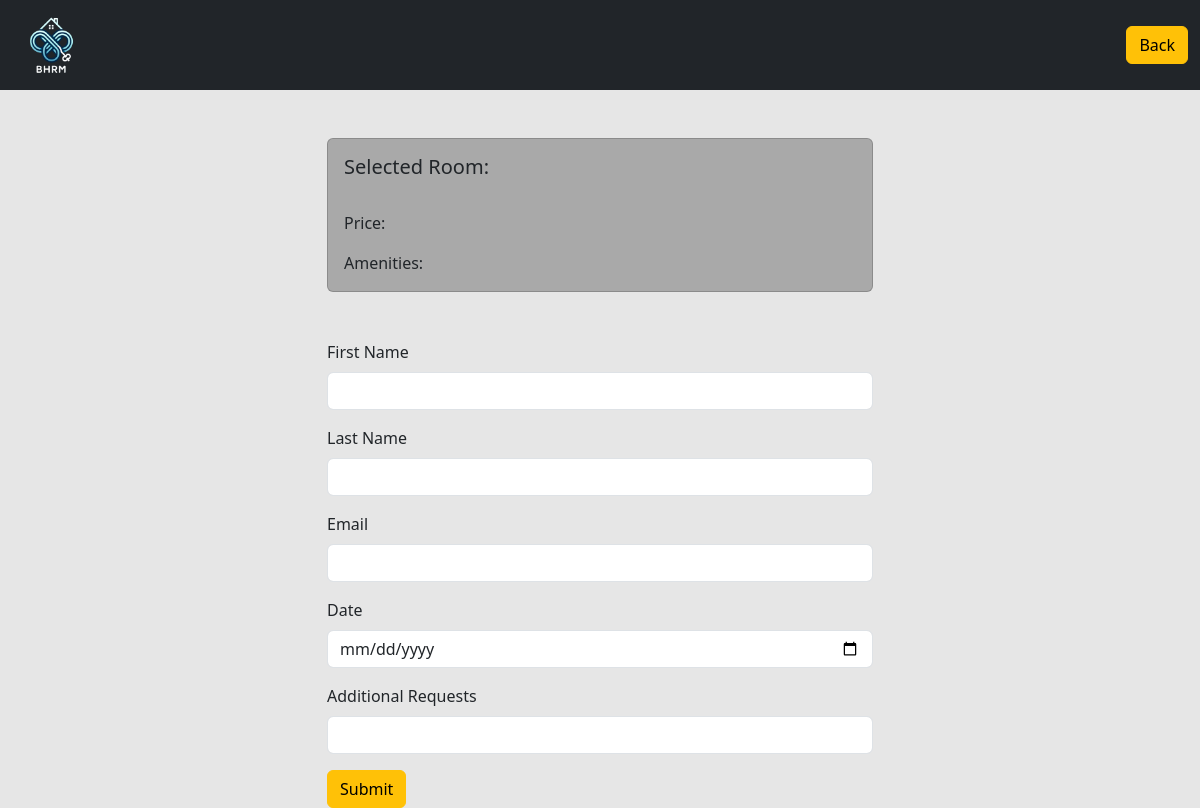
Page /book-in.php (signed in) on the earlier database version.
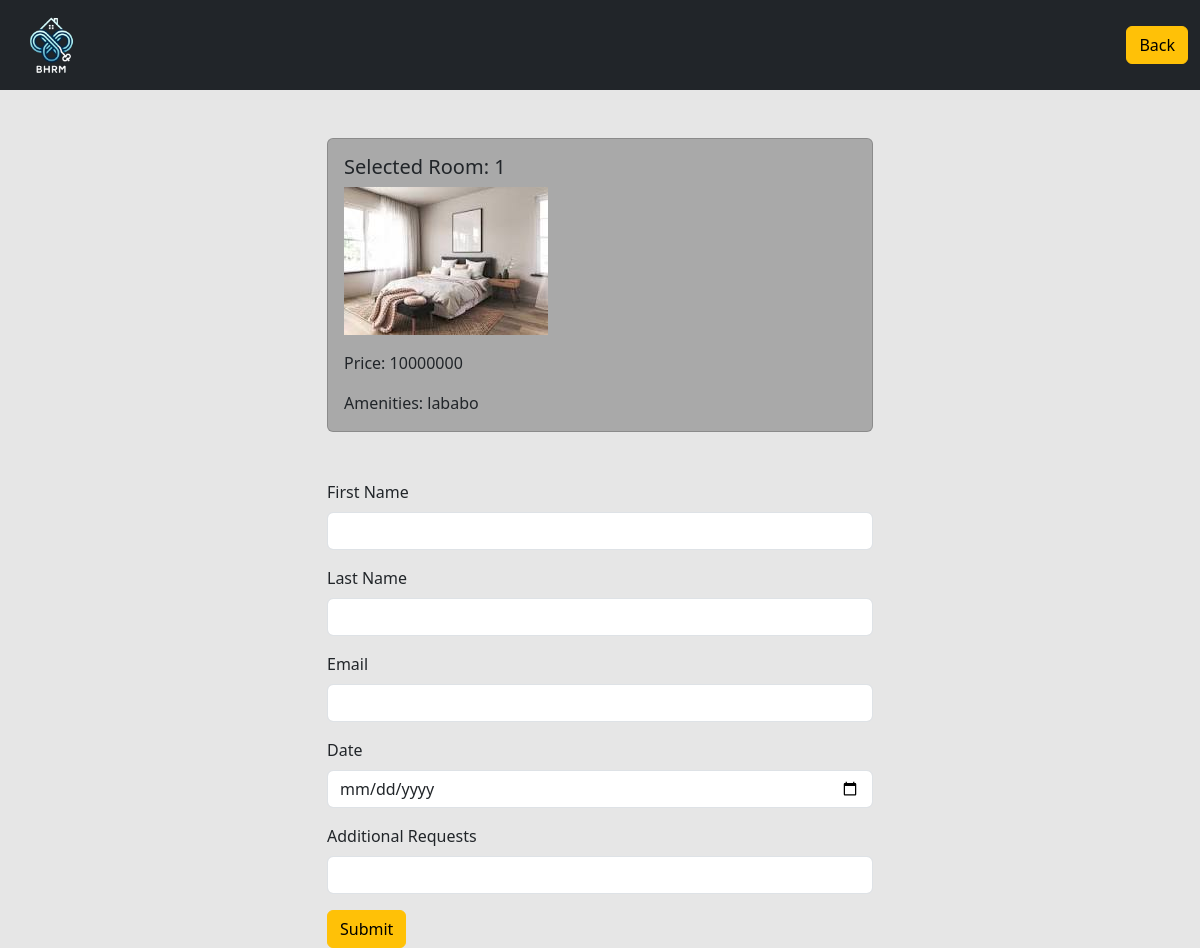
Same page on the later database version.
### tables this page shows
CREATE TABLE `rooms` (
  `id` int(11) NOT NULL,
  `room-no` int(255) NOT NULL,
  `room_type` varchar(255) NOT NULL,
  `amenities` varchar(255) NOT NULL,
  `price` int(255) NOT NULL,
  `image` varchar(255) NOT NULL,
  `status` varchar(255) NOT NULL,
  `hname` varchar(255) NOT NULL
);

### book-in.php (the view, shortened to what this page needs)
<?php
require 'php/connection.php';
if(!empty($_SESSION["uname"]) && !empty($_SESSION["role"])){
        $hname = $_SESSION['hname'];
        $query = "select * from rooms where hname = '$hname'";
        $result = mysqli_query($conn, $query);
        $fetch = mysqli_fetch_assoc($result);
}else{
    header('location: index.php');
}
?>
<!DOCTYPE html>
<html lang="en">
<head>
    <link href="https://cdn.jsdelivr.net/npm/bootstrap@5.3.2/dist/css/bootstrap.min.css" rel="stylesheet">
</head>
<body>
<section class="section1">
    <nav class="navbar navbar-expand-lg navbar-dark bg-dark py-0">
        <div class="container-fluid">
            <a class="navbar-brand" href="#">
                <img src="images/logo.png" width="80" height="80" alt="">
            </a>
            <a class="btn btn-warning" href="boardinghouse.php?hname=<?php echo $_SESSION['hname'];?>">Back</a>
        </div>
    </nav>
    <div class="container mt-5">
    <div class="row justify-content-center">
    <div class="col-md-6">
        <div class="card" style="background-color: #a9a9a9;">
            <div class="card-body">
                <h5 class="card-title">Selected Room: <?php echo $fetch['room-no']; ?></h5>
                <img src="<?php echo $fetch['image'];?>" class="img-fluid mb-3" alt="">
                <p class="card-text">Price: <?php echo $fetch['price']?></p>
                <p class="card-text">Amenities: <?php echo $fetch['amenities']?></p>
            </div>
        </div>
    </div>
</div>
<div class="row justify-content-center mt-5">
    <div class="col-md-6">
        <form method="post">
            <div class="mb-3" >
                <label for="fname" class="form-label">First Name</label>
                <input type="text" class="form-control" id="fname" name="fname">
            </div>
            <div class="mb-3">
                <label for="lname" class="form-label">Last Name</label>
                <input type="text" class="form-control" id="lname" name="lname">
            </div>
            <div class="mb-3">
                <label for="email" class="form-label">Email</label>
                <input type="email" class="form-control" id="email" name="email">
            </div>
            <div class="mb-3">
                <label for="datein" class="form-label">Date</label>
                <input type="date" class="form-control" id="datein" name="datein">
            </div>
            <div class="mb-3">
                <label for="addons" class="form-label">Additional Requests</label>
                <input type="text" class="form-control" id="addons" name="addons">
            </div>
            <button type="submit" class="btn btn-warning" name="submit">Submit</button>
        </form>
    </div>
</div>
    </div>
</section>
</body>
</html>

Differences in the rows shown:
now on this page (row edited): rooms: value "1", image (picture), price "10000000", amenities "lababo"
